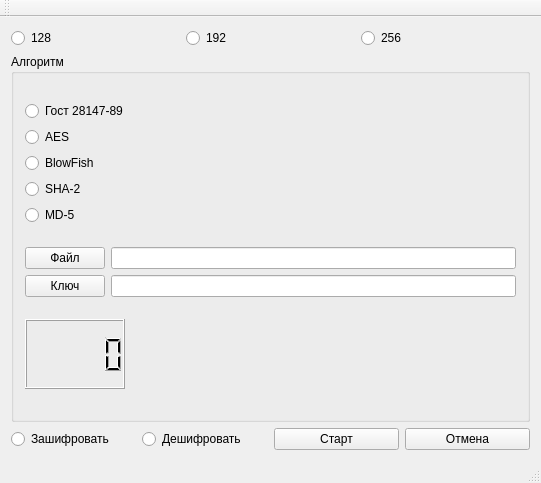
<?xml version="1.0" encoding="UTF-8"?>
<ui version="4.0">
 <class>QCudaCryptoComplexClass</class>
 <widget class="QMainWindow" name="QCudaCryptoComplexClass">
  <property name="geometry">
   <rect>
    <x>0</x>
    <y>0</y>
    <width>541</width>
    <height>483</height>
   </rect>
  </property>
  <property name="windowTitle">
   <string>QCudaCryptoComplex</string>
  </property>
  <widget class="QWidget" name="centralWidget">
   <layout class="QGridLayout" name="gridLayout_2">
    <item row="0" column="1">
     <layout class="QVBoxLayout" name="verticalLayout">
      <item>
       <layout class="QHBoxLayout" name="horizontalLayout_2">
        <item>
         <widget class="QRadioButton" name="radioButton_10">
          <property name="text">
           <string>128</string>
          </property>
         </widget>
        </item>
        <item>
         <widget class="QRadioButton" name="radioButton_9">
          <property name="text">
           <string>192</string>
          </property>
         </widget>
        </item>
        <item>
         <widget class="QRadioButton" name="radioButton_8">
          <property name="text">
           <string>256</string>
          </property>
         </widget>
        </item>
       </layout>
      </item>
      <item>
       <widget class="QGroupBox" name="groupBox">
        <property name="title">
         <string>Алгоритм</string>
        </property>
        <layout class="QVBoxLayout" name="verticalLayout_3">
         <item>
          <layout class="QVBoxLayout" name="verticalLayout_2">
           <item>
            <widget class="QRadioButton" name="radioButton_2">
             <property name="text">
              <string>Гост 28147-89</string>
             </property>
            </widget>
           </item>
           <item>
            <widget class="QRadioButton" name="radioButton">
             <property name="text">
              <string>AES</string>
             </property>
            </widget>
           </item>
           <item>
            <widget class="QRadioButton" name="radioButton_5">
             <property name="text">
              <string>BlowFish</string>
             </property>
            </widget>
           </item>
           <item>
            <widget class="QRadioButton" name="radioButton_3">
             <property name="text">
              <string>SHA-2</string>
             </property>
            </widget>
           </item>
           <item>
            <widget class="QRadioButton" name="radioButton_4">
             <property name="text">
              <string>MD-5</string>
             </property>
            </widget>
           </item>
          </layout>
         </item>
         <item>
          <layout class="QVBoxLayout" name="verticalLayout_4">
           <item>
            <layout class="QHBoxLayout" name="horizontalLayout">
             <item>
              <widget class="QPushButton" name="pushButton_2">
               <property name="text">
                <string>Файл</string>
               </property>
              </widget>
             </item>
             <item>
              <widget class="QLineEdit" name="lineEdit"/>
             </item>
            </layout>
           </item>
           <item>
            <layout class="QHBoxLayout" name="horizontalLayout_3">
             <item>
              <widget class="QPushButton" name="pushButton_3">
               <property name="text">
                <string>Ключ</string>
               </property>
              </widget>
             </item>
             <item>
              <widget class="QLineEdit" name="lineEdit_2"/>
             </item>
            </layout>
           </item>
          </layout>
         </item>
         <item>
          <widget class="QLCDNumber" name="lcdNumber">
           <property name="maximumSize">
            <size>
             <width>100</width>
             <height>70</height>
            </size>
           </property>
          </widget>
         </item>
        </layout>
       </widget>
      </item>
      <item>
       <layout class="QHBoxLayout" name="horizontalLayout_4">
        <item>
         <widget class="QRadioButton" name="radioButton_7">
          <property name="text">
           <string>Зашифровать</string>
          </property>
          <property name="checkable">
           <bool>true</bool>
          </property>
          <property name="checked">
           <bool>false</bool>
          </property>
         </widget>
        </item>
        <item>
         <widget class="QRadioButton" name="radioButton_6">
          <property name="text">
           <string>Дешифровать</string>
          </property>
          <property name="checkable">
           <bool>true</bool>
          </property>
         </widget>
        </item>
        <item>
         <widget class="QPushButton" name="pushButton_4">
          <property name="text">
           <string>Старт</string>
          </property>
         </widget>
        </item>
        <item>
         <widget class="QPushButton" name="pushButton">
          <property name="text">
           <string>Отмена</string>
          </property>
         </widget>
        </item>
       </layout>
      </item>
     </layout>
    </item>
   </layout>
  </widget>
  <widget class="QMenuBar" name="menuBar">
   <property name="geometry">
    <rect>
     <x>0</x>
     <y>0</y>
     <width>541</width>
     <height>21</height>
    </rect>
   </property>
  </widget>
  <widget class="QToolBar" name="mainToolBar">
   <attribute name="toolBarArea">
    <enum>TopToolBarArea</enum>
   </attribute>
   <attribute name="toolBarBreak">
    <bool>false</bool>
   </attribute>
  </widget>
  <widget class="QStatusBar" name="statusBar"/>
 </widget>
 <layoutdefault spacing="6" margin="11"/>
 <resources>
  <include location="qcudacryptocomplex.qrc"/>
 </resources>
 <connections/>
</ui>
